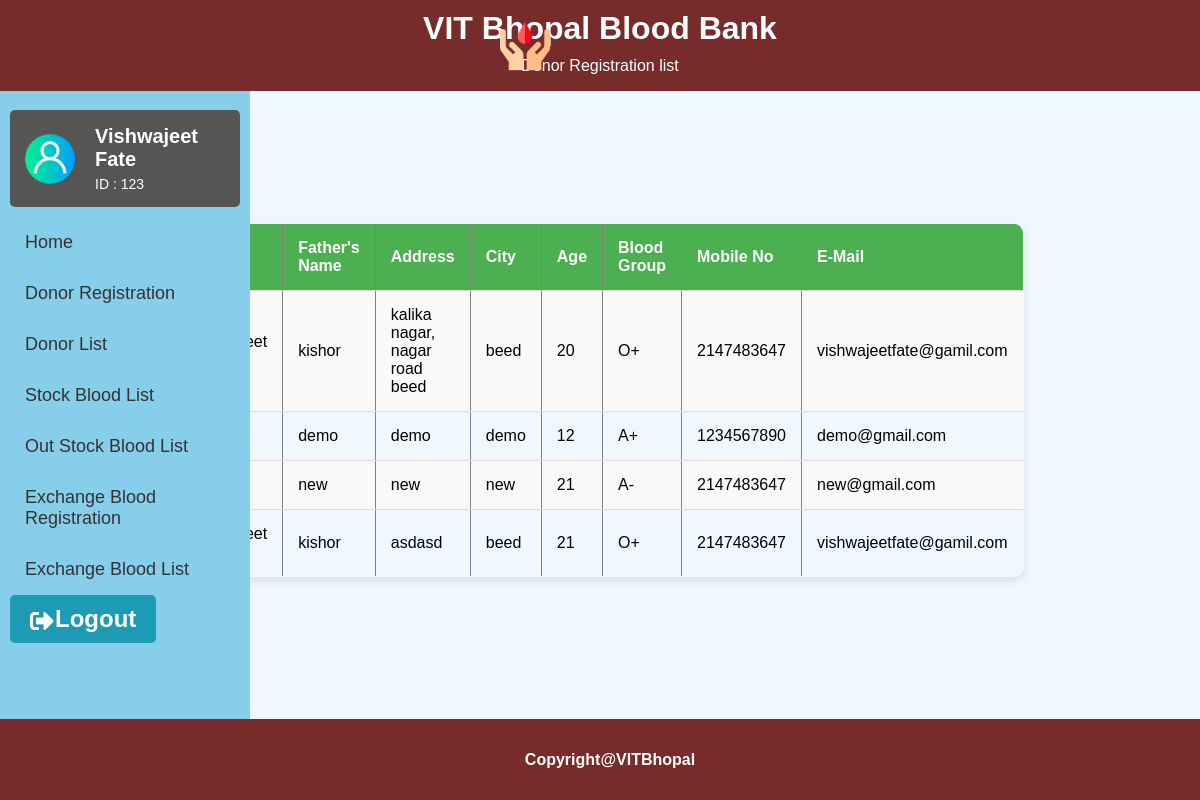
The app's page /doner-list.php with its own data.
### tables this page shows
CREATE TABLE `donor_registration` (
  `id` int(11) NOT NULL,
  `name` varchar(50) DEFAULT NULL,
  `fname` varchar(50) DEFAULT NULL,
  `address` varchar(250) DEFAULT NULL,
  `city` varchar(50) DEFAULT NULL,
  `age` int(25) DEFAULT NULL,
  `bgroup` varchar(20) DEFAULT NULL,
  `email` varchar(200) DEFAULT NULL,
  `mno` int(50) DEFAULT NULL
);

### doner-list.php (the view, shortened to what this page needs)
<?php
include('connection.php');
?>
<!DOCTYPE html>
<html lang="en">
<head>
    <link rel="stylesheet" href="css/header.css">
    <link rel="stylesheet" href="css/sidenav.css">
    <link rel="stylesheet" href="css/footer.css">
    <link rel="stylesheet" href="css/table.css">
    <link rel="stylesheet" href="css/body.css">
    <link rel="stylesheet" href="css/logout-button.css">
    <link rel="stylesheet" href="https://cdnjs.cloudflare.com/ajax/libs/font-awesome/5.15.3/css/all.min.css">
</head>
<body>
    <div class="sidenav">
        <div class="admin-panel">
            <div class="name-card">
                <img src="images/admin.png" alt="Admin Icon">
                <div>
                    <h2>Vishwajeet Fate</h2>
                    <p>ID : 123</p>
                </div>
            </div>
            <a href="admin-home.php">Home</a>
            <a href="doner-red.php">Donor Registration</a>
            <a href="doner-list.php">Donor List</a>
            <a href="stoke-blood-list.php">Stock Blood List</a>
            <a href="out-stoke-blood-list.php">Out Stock Blood List</a>
            <a href="exchange-blood-list.php">Exchange Blood Registration</a>
            <a href="exchange-blood-list1.php">Exchange Blood List</a>
            <button class="logout-button" onclick="location.href='logout.php'">
                <i class="fas fa-sign-out-alt logout-icon"></i> Logout
            </button>
        </div>
    </div>
    <div id="body">
        <div class="main-content">
    <header>
        <img src="images/1048159.png" alt="Header Image" class="header-image">
        <h1>VIT Bhopal Blood Bank</h1>
        <p>Donor Registration list</p>
    </header>
            <div id="form">
                <table border="1">
                    <tr>
                        <th>Name</th>
                        <th>Father's Name</th>
                        <th>Address</th>
                        <th>City</th>
                        <th>Age</th>
                        <th>Blood Group</th>
                        <th>Mobile No</th>
                        <th>E-Mail</th>
                    </tr>
                    <?php
                    $q = $db->query("SELECT * FROM donor_registration");
                    while ($r1 = $q->fetch(PDO::FETCH_OBJ)) {
                    ?>
                        <tr>
                            <td><?php echo $r1->name; ?></td>
                            <td><?php echo $r1->fname; ?></td>
                            <td><?php echo $r1->address; ?></td>
                            <td><?php echo $r1->city; ?></td>
                            <td><?php echo $r1->age; ?></td>
                            <td><?php echo $r1->bgroup; ?></td>
                            <td><?php echo $r1->mno; ?></td>
                            <td><?php echo $r1->email; ?></td>
                        </tr>
                    <?php
                    }
                    ?>
                </table>
            </div>
        </div>
    </div>
    <div class="login-footer">
        <h4>Copyright@VITBhopal</h4>
    </div>
</body>
</html>

### css/header.css (style rules this page uses)
header { background-color: #772b2b; color: white; padding: 0px; text-align: center; position: fixed; width: 100%; z-index: 1000; margin-top: none; }
h1 { margin: 0px; padding: 10px; }
p { margin-top: 0px; color: #ffffff; }
.header-image { width: 50px; height: auto; position: absolute; top: 50%; left: 500px; transform: translateY(-50%); }

### css/sidenav.css (style rules this page uses)
.sidenav { height: 100%; width: 250px; position: fixed; z-index: 1; top: 80px; left: 0; background-color: #87CEEB; padding-top: 20px; }
.sidenav a { padding: 15px; text-decoration: none; font-size: 18px; color: #333; display: block; transition: color 0.3s; }
.admin-panel { padding: 10px; margin-bottom: 20px; background-color: #87CEEB; color: white; }
.admin-panel h2 { margin: 0; padding: 0; font-size: 20px; }
.admin-panel p { margin: 5px 0 0; font-size: 14px; }
.name-card { display: flex; align-items: center; padding: 15px; background-color: #555; color: white; border-radius: 5px; margin-bottom: 10px; }
.name-card img { width: 50px; height: 50px; border-radius: 50%; margin-right: 20px; }

### css/footer.css (style rules this page uses)
.login-footer { background-color: #772b2b; color: white; text-align: center; padding: 10px; position: fixed; bottom: 0; width: 100%; z-index: 1000; }

### css/table.css (style rules this page uses)
#form { display: flex; justify-content: center; align-items: center; height: 100vh; }
#form table { border-collapse: collapse; width: 90%; max-width: 800px; margin: 20px auto; border-radius: 10px; overflow: hidden; box-shadow: 0 4px 8px rgba(0, 0, 0, 0.1); }
#form th, #form td { padding: 15px; text-align: left; border-bottom: 1px solid #ddd; }
#form th { background-color: #4CAF50; color: white; }
#form tr:nth-child(even) { background-color: #f9f9f9; }
#form tr:last-child { border-bottom: none; }

### css/body.css (style rules this page uses)
body { scroll-behavior: smooth; font-family: sans-serif; margin: 0; background-color: aliceblue; background-image: url('/images/2.jpg'); background-repeat: no-repeat; background-attachment: fixed; background-size: 100% 100%; }

### css/logout-button.css (style rules this page uses)
.logout-button { background-color: rgb(29, 155, 180); color: white; font-size: x-large; border: 1px; padding: 10px 20px; cursor: pointer; display: flex; align-items: center; font-weight: bold; border-radius: 5px; transition: background-color 0.3s; }
.logout-icon { width: 20px; height: 20px; margin-right: 5px; }

### records on screen
donor_registration: fname "kishor", address "kalika nagar, nagar road beed", city "beed", age "20", bgroup "O+", mno "2147483647", email "vishwajeetfate@gamil.com"
donor_registration: fname "demo", address "demo", city "demo", age "12", bgroup "A+", mno "1234567890", email "demo@gmail.com"
donor_registration: fname "new", address "new", city "new", age "21", bgroup "A-", mno "2147483647", email "new@gmail.com"
donor_registration: fname "kishor", address "asdasd", city "beed", age "21", bgroup "O+", mno "2147483647", email "vishwajeetfate@gamil.com"
